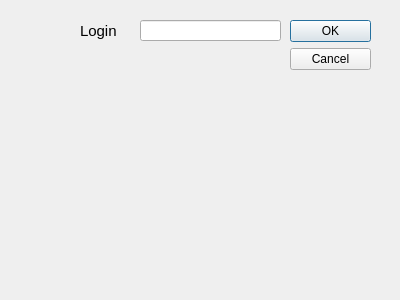
<?xml version="1.0" encoding="UTF-8"?>
<ui version="4.0">
 <class>Login</class>
 <widget class="QDialog" name="Login">
  <property name="geometry">
   <rect>
    <x>0</x>
    <y>0</y>
    <width>400</width>
    <height>300</height>
   </rect>
  </property>
  <property name="windowTitle">
   <string>Dialog</string>
  </property>
  <widget class="QDialogButtonBox" name="buttonBox">
   <property name="geometry">
    <rect>
     <x>290</x>
     <y>20</y>
     <width>81</width>
     <height>241</height>
    </rect>
   </property>
   <property name="orientation">
    <enum>Qt::Vertical</enum>
   </property>
   <property name="standardButtons">
    <set>QDialogButtonBox::Cancel|QDialogButtonBox::Ok</set>
   </property>
  </widget>
  <widget class="QLineEdit" name="lineEdit">
   <property name="geometry">
    <rect>
     <x>140</x>
     <y>20</y>
     <width>141</width>
     <height>21</height>
    </rect>
   </property>
  </widget>
  <widget class="QLabel" name="label">
   <property name="geometry">
    <rect>
     <x>80</x>
     <y>20</y>
     <width>47</width>
     <height>21</height>
    </rect>
   </property>
   <property name="font">
    <font>
     <pointsize>11</pointsize>
    </font>
   </property>
   <property name="text">
    <string>Login</string>
   </property>
  </widget>
 </widget>
 <resources/>
 <connections>
  <connection>
   <sender>buttonBox</sender>
   <signal>accepted()</signal>
   <receiver>Login</receiver>
   <slot>accept()</slot>
   <hints>
    <hint type="sourcelabel">
     <x>248</x>
     <y>254</y>
    </hint>
    <hint type="destinationlabel">
     <x>157</x>
     <y>274</y>
    </hint>
   </hints>
  </connection>
  <connection>
   <sender>buttonBox</sender>
   <signal>rejected()</signal>
   <receiver>Login</receiver>
   <slot>reject()</slot>
   <hints>
    <hint type="sourcelabel">
     <x>316</x>
     <y>260</y>
    </hint>
    <hint type="destinationlabel">
     <x>286</x>
     <y>274</y>
    </hint>
   </hints>
  </connection>
 </connections>
</ui>
